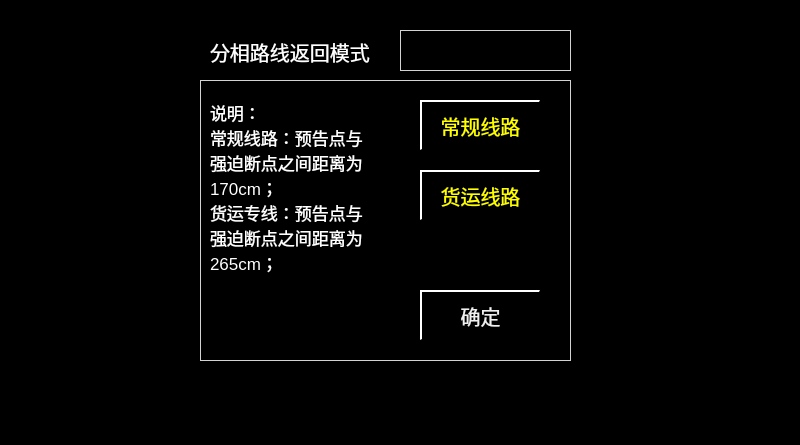
<?xml version="1.0" encoding="UTF-8"?>
<ui version="4.0">
 <class>DataInputSplitLinePage</class>
 <widget class="QWidget" name="DataInputSplitLinePage">
  <property name="geometry">
   <rect>
    <x>0</x>
    <y>0</y>
    <width>800</width>
    <height>445</height>
   </rect>
  </property>
  <property name="windowTitle">
   <string>Form</string>
  </property>
  <property name="styleSheet">
   <string notr="true">QWidget
{
	background-color: black;
}
QLabel
{
	border:1px solid lightgray;
    color:white;
font:16px
}

QPushButton
{
	font:20px;
    color: rgb(240,240,240);
	background-color: rgb(0, 0, 0);
	border-top: 2px solid white;	
	border-left: 2px solid white;
}</string>
  </property>
  <widget class="QLabel" name="label">
   <property name="geometry">
    <rect>
     <x>200</x>
     <y>80</y>
     <width>371</width>
     <height>281</height>
    </rect>
   </property>
   <property name="styleSheet">
    <string notr="true">font:27px;</string>
   </property>
   <property name="text">
    <string/>
   </property>
   <property name="alignment">
    <set>Qt::AlignHCenter|Qt::AlignTop</set>
   </property>
  </widget>
  <widget class="QPushButton" name="btnNormalLine">
   <property name="geometry">
    <rect>
     <x>420</x>
     <y>100</y>
     <width>120</width>
     <height>50</height>
    </rect>
   </property>
   <property name="styleSheet">
    <string notr="true">color:yellow;</string>
   </property>
   <property name="text">
    <string>常规线路</string>
   </property>
  </widget>
  <widget class="QPushButton" name="btnFreightLine">
   <property name="geometry">
    <rect>
     <x>420</x>
     <y>170</y>
     <width>120</width>
     <height>50</height>
    </rect>
   </property>
   <property name="styleSheet">
    <string notr="true">color:yellow;</string>
   </property>
   <property name="text">
    <string>货运线路</string>
   </property>
  </widget>
  <widget class="QLabel" name="labelInfo">
   <property name="geometry">
    <rect>
     <x>210</x>
     <y>100</y>
     <width>161</width>
     <height>191</height>
    </rect>
   </property>
   <property name="styleSheet">
    <string notr="true">border:0px;
font:17px;</string>
   </property>
   <property name="text">
    <string>说明：
常规线路：预告点与
强迫断点之间距离为
170cm；
货运专线：预告点与
强迫断点之间距离为
265cm；</string>
   </property>
   <property name="alignment">
    <set>Qt::AlignLeading|Qt::AlignLeft|Qt::AlignTop</set>
   </property>
  </widget>
  <widget class="QLabel" name="label1">
   <property name="geometry">
    <rect>
     <x>210</x>
     <y>26</y>
     <width>171</width>
     <height>51</height>
    </rect>
   </property>
   <property name="styleSheet">
    <string notr="true">font:20px;
 border:0px;</string>
   </property>
   <property name="text">
    <string>分相路线返回模式</string>
   </property>
  </widget>
  <widget class="QLabel" name="labelMode">
   <property name="geometry">
    <rect>
     <x>400</x>
     <y>30</y>
     <width>171</width>
     <height>41</height>
    </rect>
   </property>
   <property name="styleSheet">
    <string notr="true">font:20px;</string>
   </property>
   <property name="text">
    <string/>
   </property>
  </widget>
  <widget class="QPushButton" name="btnConfirm">
   <property name="geometry">
    <rect>
     <x>420</x>
     <y>290</y>
     <width>120</width>
     <height>50</height>
    </rect>
   </property>
   <property name="text">
    <string>确定</string>
   </property>
  </widget>
 </widget>
 <resources/>
 <connections/>
</ui>
